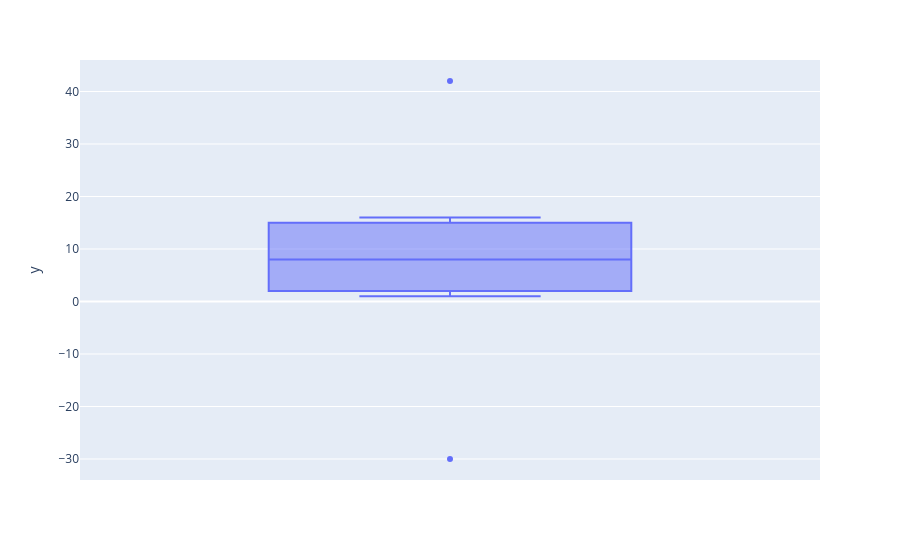

Notebook cell for this chart:
### Code cell
figura1= px.box(y=df["Numero"])
figura1.show()

### Figure 1 — Plotly figure (JSON) as saved in the notebook; plotly's stock layout.template omitted (floating-point values rounded to 4 significant figures)
{"data": [{"alignmentgroup": "True", "hovertemplate": "y=%{y}<extra></extra>", "legendgroup": "", "marker": {"color": "#636efa"}, "name": "", "notched": false, "offsetgroup": "", "orientation": "v", "showlegend": false, "type": "box", "x0": " ", "xaxis": "x", "y": [-30, 1, 2, 3, 4, 12, 14, 15, 16, 42], "y0": " ", "yaxis": "y"}], "layout": {"boxmode": "group", "legend": {"tracegroupgap": 0}, "margin": {"t": 60}, "xaxis": {"anchor": "y", "domain": [0, 1]}, "yaxis": {"anchor": "x", "domain": [0, 1], "title": {"text": "y"}}}}
